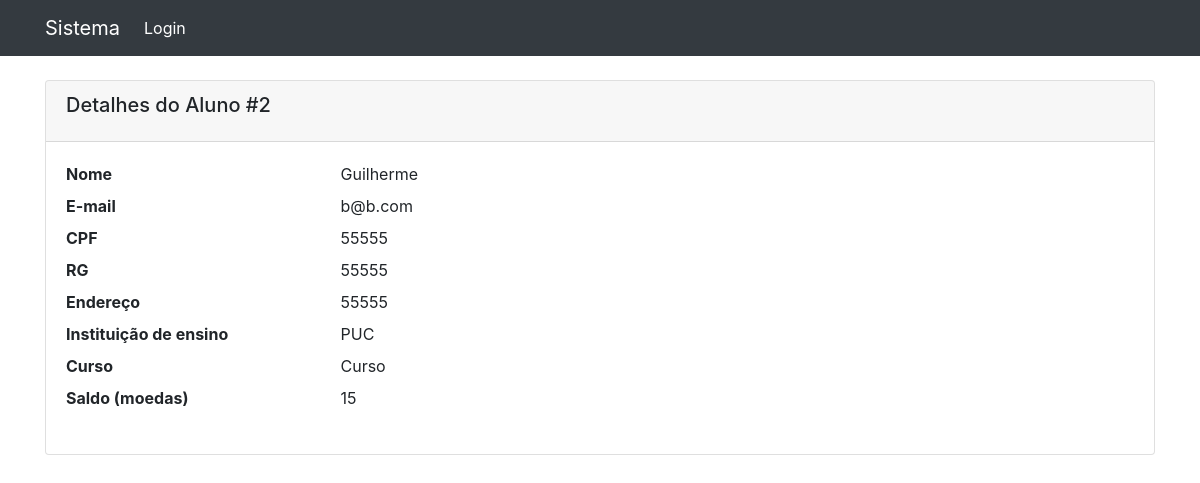
Page /aluno/2 on the earlier database version.
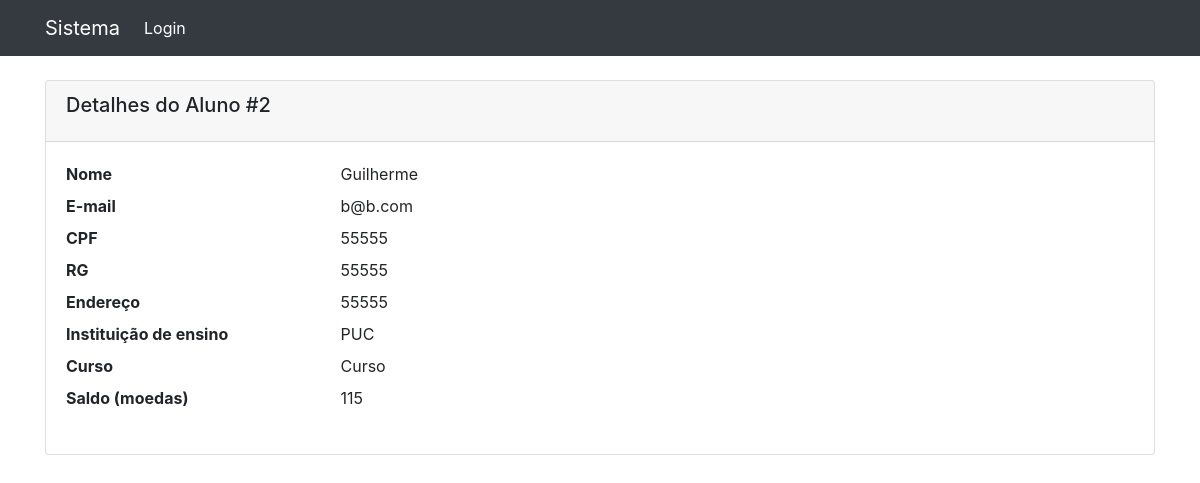
Same page on the later database version.
### coin_system/models.py (models this page shows)
class Aluno(models.Model):
    user = models.OneToOneField(User, on_delete=models.CASCADE, blank=True, null=True)
    nome = models.CharField(max_length=120)
    email = models.EmailField()
    cpf = models.CharField(max_length=16)
    rg = models.CharField(max_length=24)
    endereco = models.CharField(max_length=240)
    instituicao_ensino = models.CharField(max_length=80)
    curso = models.CharField(max_length=80)
    saldo = models.IntegerField(default=0)

### coin_system/view_classes/aluno.py (the view)
# urls.py: path('aluno/<int:pk>', aluno.AlunoDetailView.as_view(), name='aluno-details'),
class AlunoDetailView(DetailView):
    model = Aluno
    template_name = 'aluno/detail.html'
    context_object_name = 'aluno'

### coin_system/templates/aluno/detail.html
{% extends "base.html" %}
{% block container %}
<div class="card">
    <div class="card-header">
        <h5 class="card-title">Detalhes do Aluno #{{aluno.id}}</h5>
    </div>
    <div class="card-body">
    <dl class="row">
      <dt class="col-sm-3">Nome</dt>
      <dd class="col-sm-9">{{ aluno.nome }}</dd>
      <dt class="col-sm-3">E-mail</dt>
      <dd class="col-sm-9">{{ aluno.email }}</dd>
      <dt class="col-sm-3">CPF</dt>
      <dd class="col-sm-9">{{ aluno.cpf }}</dd>
      <dt class="col-sm-3">RG</dt>
      <dd class="col-sm-9">{{ aluno.rg }}</dd>
      <dt class="col-sm-3">Endereço</dt>
      <dd class="col-sm-9">{{ aluno.endereco }}</dd>
      <dt class="col-sm-3">Instituição de ensino</dt>
      <dd class="col-sm-9">{{ aluno.instituicao_ensino }}</dd>
      <dt class="col-sm-3">Curso</dt>
      <dd class="col-sm-9">{{ aluno.curso }}</dd>
      <dt class="col-sm-3">Saldo (moedas)</dt>
      <dd class="col-sm-9">{{ aluno.saldo }}</dd>
    </dl>
    </div>
</div>
{% endblock %}

Differences in the rows shown:
changed Aluno "Guilherme": saldo "15" → "115"
